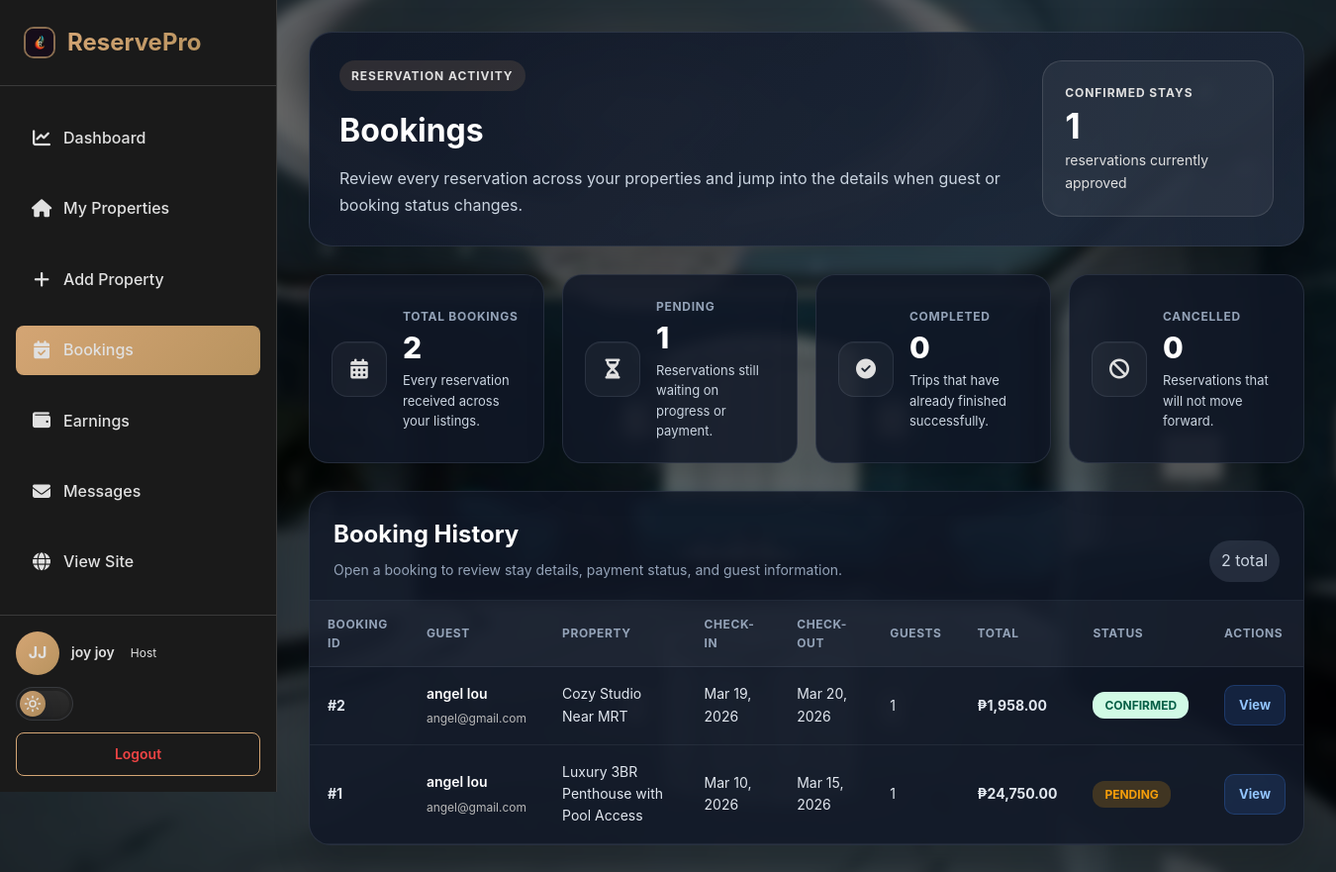
Before: /host/bookings.php (signed in) with the older database file.
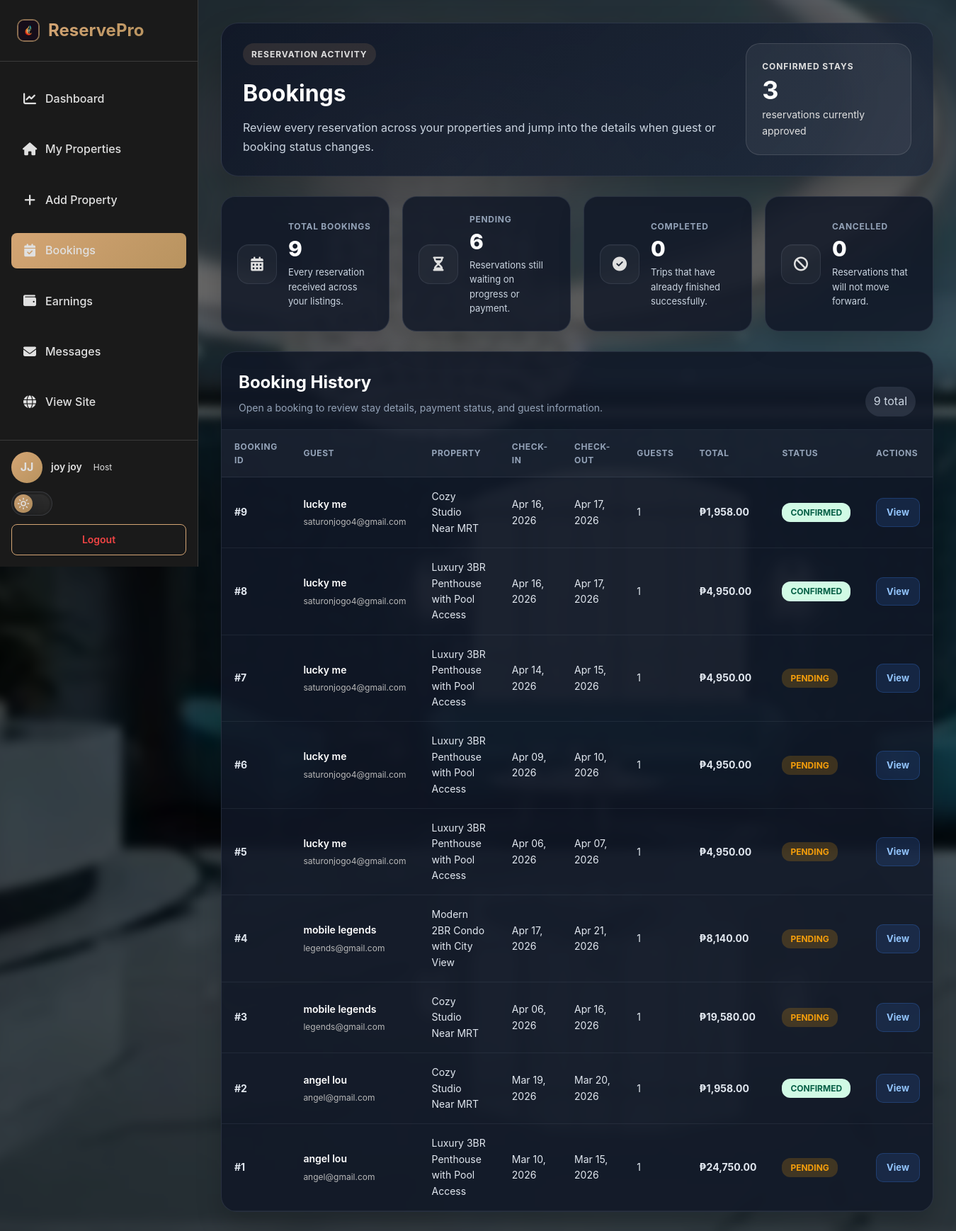
After: the same page with the newer database file.
### tables this page shows
CREATE TABLE `bookings` (
  `id` int(11) NOT NULL,
  `property_id` int(11) NOT NULL,
  `guest_id` int(11) NOT NULL,
  `check_in` date NOT NULL,
  `check_out` date NOT NULL,
  `guests` int(11) NOT NULL,
  `total_price` decimal(10,2) NOT NULL,
  `status` enum('pending','confirmed','cancelled','completed') DEFAULT 'pending',
  `booking_date` timestamp NOT NULL DEFAULT current_timestamp()
);

CREATE TABLE `users` (
  `id` int(11) NOT NULL,
  `first_name` varchar(50) NOT NULL,
  `last_name` varchar(50) NOT NULL,
  `date_of_birth` date DEFAULT NULL,
  `email` varchar(100) NOT NULL,
  `password` varchar(255) NOT NULL,
  `created_at` timestamp NOT NULL DEFAULT current_timestamp(),
  `role` enum('guest','host','admin') DEFAULT 'guest',
  `email_verified` tinyint(1) NOT NULL DEFAULT 0,
  `verification_token` varchar(100) DEFAULT NULL,
  `host_verified` tinyint(1) NOT NULL DEFAULT 0,
  `host_verification_status` enum('none','under review','approved','rejected') NOT NULL DEFAULT 'none'
);

CREATE TABLE `properties` (
  `id` int(11) NOT NULL,
  `host_id` int(11) NOT NULL,
  `title` varchar(255) NOT NULL,
  `description` text NOT NULL,
  `property_type` enum('house','apartment','condo','villa','hotel') NOT NULL,
  `address` text NOT NULL,
  `city` varchar(100) NOT NULL,
  `country` varchar(100) NOT NULL,
  `price_per_night` decimal(10,2) NOT NULL,
  `max_guests` int(11) NOT NULL,
  `bedrooms` int(11) NOT NULL,
  `bathrooms` int(11) NOT NULL,
  `latitude` decimal(10,8) DEFAULT NULL,
  `longitude` decimal(11,8) DEFAULT NULL,
  `auto_accept_bookings` tinyint(1) NOT NULL DEFAULT 0,
  `average_rating` decimal(3,2) DEFAULT NULL,
  `review_count` int(11) NOT NULL DEFAULT 0,
  `status` enum('pending','approved','rejected','suspended','out_of_order') DEFAULT 'pending',
  `admin_notes` text DEFAULT NULL,
  `created_at` timestamp NOT NULL DEFAULT current_timestamp(),
  `updated_at` timestamp NOT NULL DEFAULT current_timestamp() ON UPDATE current_timestamp()
);

### host/bookings.php (the view, shortened to what the changed rows need)
<?php
$user = getCurrentUser();
$conn = getDBConnection();
$stmt = $conn->prepare("
    SELECT b.*, p.title as property_title, u.first_name, u.last_name, u.email
    FROM bookings b
    JOIN properties p ON b.property_id = p.id
    JOIN users u ON b.guest_id = u.id
    WHERE p.host_id = ?
    ORDER BY b.booking_date DESC
");
$stmt->bind_param("i", $user['id']);
$stmt->execute();
$bookings = $stmt->get_result()->fetch_all(MYSQLI_ASSOC);
$booking_stats = [
    'total' => count($bookings),
    'pending' => 0,
    'confirmed' => 0,
    'completed' => 0,
    'cancelled' => 0,
];
foreach ($bookings as $booking_item) {
    $status_key = $booking_item['status'] ?? '';
    if (isset($booking_stats[$status_key])) {
        $booking_stats[$status_key]++;
    }
}
?>
<!DOCTYPE html>
<html lang="en">
<head>
    <link rel="stylesheet" href="../assets/css/style.css?v=11.0">
    <link rel="stylesheet" href="https://cdnjs.cloudflare.com/ajax/libs/font-awesome/6.5.2/css/all.min.css">
    <link rel="stylesheet" href="../assets/css/host-dashboard.css?v=27.2">
    <link rel="stylesheet" href="../assets/css/theme-toggle.css?v=27.5">
</head>
<body class="dashboard-page host-clean-page host-bookings-page">
    <div class="host-layout">
        <main class="host-main">
            <div class="host-header host-page-hero">
                <div class="host-page-hero-content">
                    <h1>Bookings</h1>
                </div>
                <div style="display:flex; align-items:flex-start; gap:14px; margin-left:auto;">
                    <div class="host-page-summary">
                        <span class="host-page-summary-label">Confirmed Stays</span>
                        <strong><?php echo $booking_stats['confirmed']; ?></strong>
                        <span class="host-page-summary-text">reservations currently approved</span>
                    </div>
                </div>
            </div>
            <div class="host-metric-grid">
                <div class="host-metric-card">
                    <div class="host-metric-copy">
                        <p>Total Bookings</p>
                        <h3><?php echo $booking_stats['total']; ?></h3>
                        <span class="host-metric-note">Every reservation received across your listings.</span>
                    </div>
                </div>
                <div class="host-metric-card">
                    <div class="host-metric-copy">
                        <p>Pending</p>
                        <h3><?php echo $booking_stats['pending']; ?></h3>
                        <span class="host-metric-note">Reservations still waiting on progress or payment.</span>
                    </div>
                </div>
            </div>
            <?php if (empty($bookings)): ?>
                <div class="empty-state host-empty-state host-surface">
                    <span class="empty-icon host-empty-icon"><i class="fa-solid fa-calendar-xmark" aria-hidden="true"></i></span>
                    <h3>No bookings yet</h3>
                    <p>Your bookings will appear here once guests make reservations</p>
                </div>
            <?php else: ?>
                <div class="bookings-table host-surface">
                    <div class="host-surface-header">
                        <div>
                            <h2>Booking History</h2>
                            <p>Open a booking to review stay details, payment status, and guest information.</p>
                        </div>
                        <span class="host-badge-neutral"><?php echo $booking_stats['total']; ?> total</span>
                    </div>
                    <div class="host-table-scroll">
                    <table class="host-table">
                        <thead>
                            <tr>
                                <th>Booking ID</th>
                                <th>Guest</th>
                                <th>Property</th>
                                <th>Check-in</th>
                                <th>Check-out</th>
                                <th>Guests</th>
                                <th>Total</th>
                                <th>Status</th>
                                <th>Actions</th>
                            </tr>
                        </thead>
                        <tbody>
                            <?php foreach ($bookings as $booking): ?>
                            <tr>
                                <td><strong>#<?php echo $booking['id']; ?></strong></td>
                                <td>
                                    <div class="guest-info">
                                        <strong><?php echo htmlspecialchars($booking['first_name'] . ' ' . $booking['last_name']); ?></strong>
                                        <small><?php echo htmlspecialchars($booking['email']); ?></small>
                                    </div>
                                </td>
                                <td><?php echo htmlspecialchars($booking['property_title']); ?></td>
                                <td><?php echo date('M d, Y', strtotime($booking['check_in'])); ?></td>
                                <td><?php echo date('M d, Y', strtotime($booking['check_out'])); ?></td>
                                <td><?php echo $booking['guests']; ?></td>
                                <td><strong>₱<?php echo number_format($booking['total_price'], 2); ?></strong></td>
                                <td><span class="badge badge-<?php echo $booking['status']; ?>"><?php echo ucfirst($booking['status']); ?></span></td>
                                <td>
                                    <a href="view-booking.php?id=<?php echo (int)$booking['id']; ?>" class="host-action-btn is-info">View</a>
                                </td>
                            </tr>
                            <?php endforeach; ?>
                        </tbody>
                    </table>
                    </div>
                </div>
            <?php endif; ?>
        </main>
    </div>
</body>
</html>

Changed rows visible on the page:
added bookings: id "9", guest.last_name "lucky me", guest.email "saturonjogo4@gmail.com", property.title "Cozy Studio Near MRT", check_in "Apr 16, 2026", check_out "Apr 17, 2026", guests "1", total_price "1,958.00", status "CONFIRMED"
added bookings: id "8", guest.last_name "lucky me", guest.email "saturonjogo4@gmail.com", property.title "Luxury 3BR Penthouse with Pool Access", check_in "Apr 16, 2026", check_out "Apr 17, 2026", guests "1", total_price "4,950.00", status "CONFIRMED"
added bookings: id "7", guest.last_name "lucky me", guest.email "saturonjogo4@gmail.com", property.title "Luxury 3BR Penthouse with Pool Access", check_in "Apr 14, 2026", check_out "Apr 15, 2026", guests "1", total_price "4,950.00", status "PENDING"
added bookings: id "6", guest.last_name "lucky me", guest.email "saturonjogo4@gmail.com", property.title "Luxury 3BR Penthouse with Pool Access", check_in "Apr 09, 2026", check_out "Apr 10, 2026", guests "1", total_price "4,950.00", status "PENDING"
added bookings: id "5", guest.last_name "lucky me", guest.email "saturonjogo4@gmail.com", property.title "Luxury 3BR Penthouse with Pool Access", check_in "Apr 06, 2026", check_out "Apr 07, 2026", guests "1", total_price "4,950.00", status "PENDING"
added bookings: id "4", guest.last_name "mobile legends", guest.email "legends@gmail.com", property.title "Modern 2BR Condo with City View", check_in "Apr 17, 2026", check_out "Apr 21, 2026", guests "1", total_price "8,140.00", status "PENDING"
added bookings: id "3", guest.last_name "mobile legends", guest.email "legends@gmail.com", property.title "Cozy Studio Near MRT", check_in "Apr 06, 2026", check_out "Apr 16, 2026", guests "1", total_price "19,580.00", status "PENDING"
shown differently, row unchanged: bookings "Mar 19, 2026": id "2" → (not shown)
Other visible differences:
$booking_stats['confirmed']: "1" → "3"
$booking_stats['total']: (not shown) → "9"
$booking_stats['pending']: "1" → "6"
